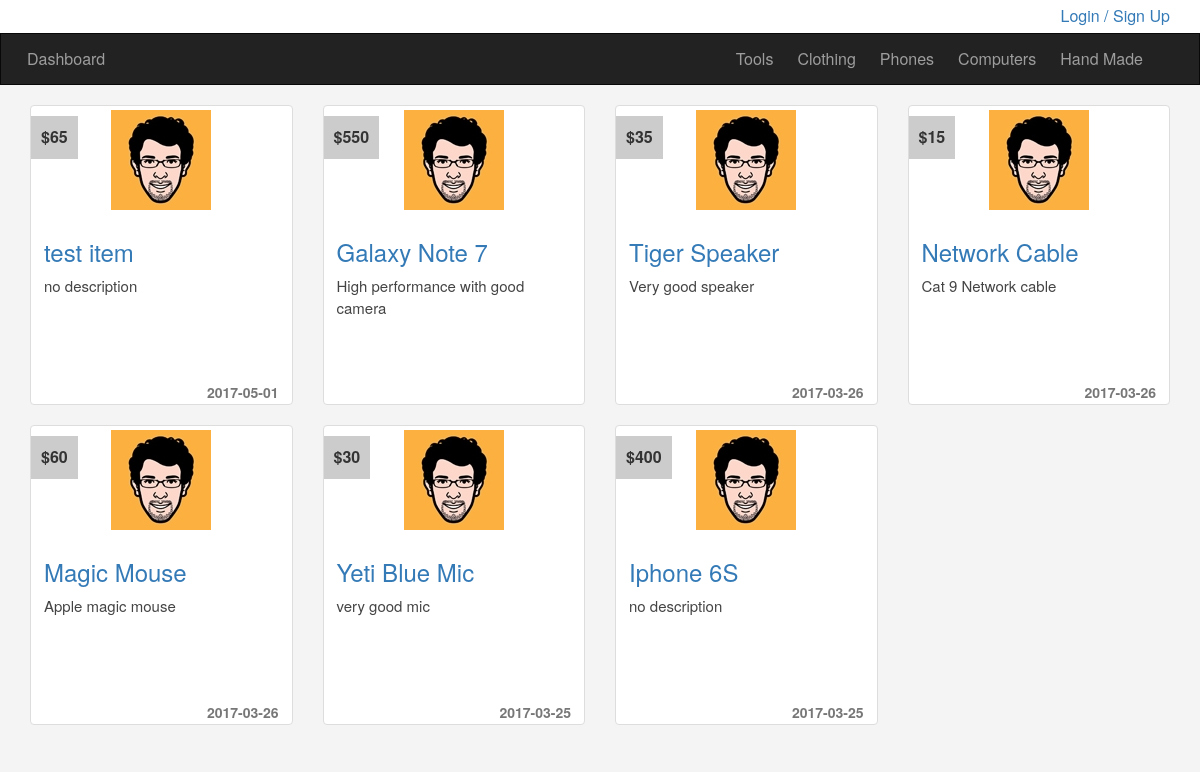
Page /project/index.php on the committed database.
### tables this page shows
CREATE TABLE `categories` (
  `Cat_ID` int(11) NOT NULL,
  `Cat_Name` varchar(255) NOT NULL,
  `Cat_Description` text NOT NULL,
  `Cat_Parent` int(11) NOT NULL,
  `Cat_Ordering` int(11) NOT NULL,
  `Cat_Visibility` tinyint(4) NOT NULL DEFAULT '0',
  `Allow_Comment` tinyint(4) NOT NULL DEFAULT '0',
  `Allow_Ads` tinyint(4) NOT NULL DEFAULT '0'
);

CREATE TABLE `items` (
  `Item_ID` int(11) NOT NULL,
  `Item_Name` varchar(255) NOT NULL,
  `Item_Description` text NOT NULL,
  `Item_Price` smallint(7) NOT NULL,
  `Add_Date` date NOT NULL,
  `Country_Made` varchar(255) NOT NULL,
  `Item_Image` varchar(255) NOT NULL,
  `Item_Status` varchar(255) NOT NULL,
  `Item_Rating` smallint(6) NOT NULL,
  `Item_Approve` tinyint(4) NOT NULL DEFAULT '0',
  `Cat_Id` int(11) NOT NULL,
  `Member_Id` int(11) NOT NULL
);

### project/init.php (called while the page is built, shortened)
<?php
    include 'admin/connect.php';
    $func = 'include/functions/';
    $temp = 'include/template/';
    $css = 'layout/css/';
    include $func . 'functions.php';
    include $temp . 'header.php';
?>

### project/include/functions/functions.php (called while the page is built, shortened)
<?php
function getAllFrom($tableName, $orderBy){
    global $con;
    $getAll = $con->prepare("Select  *  From  $tableName ORDER BY $orderBy DESC");
    $getAll->execute();
    $all = $getAll->fetchAll();
    return $all;
}

### project/index.php (the view, shortened to what this page needs)
<?php
    include 'init.php';
?>
<div class="container">
    <div class="row">
        <?php
            $all_items = getAllFrom('items', 'Item_ID');
            foreach ($all_items as $item){ ?>
                <div class="col-sm-6 col-md-3">
                    <div class="thumbnail item-box">
                        <span class="item-price"><?php echo '$' . $item['Item_Price']; ?></span>
                        <img class="img-responsive" src="layout/images/items/item.jpg" alt=""/>
                        <div class="caption">
                            <h3><a href="items.php?itemId=<?php echo $item['Item_ID'] ?>"><?php echo $item['Item_Name']; ?></a></h3>
                            <p class="description"><?php echo $item['Item_Description']; ?></p>
                            <span class="add-date"><?php echo $item['Add_Date'] ?></span>
                        </div>
                    </div>
                </div>
            <?php   }
        ?>
    </div>
</div>
<?php include $temp . "footer.php"; ?>

### project/include/template/header.php (shortened to what this page needs)
<!DOCTYPE html>
<html>
	<head>
		<link rel="stylesheet" href="<?php echo $css ?>bootstrap.min.css" />
		<link rel="stylesheet" href="<?php echo $css ?>font-awesome.min.css" />
        <link rel="stylesheet" href="<?php echo $css ?>jquery-ui.min.css" />
        <link rel="stylesheet" href="<?php echo $css ?>jquery.selectBoxIt.css" />
		<link rel="stylesheet" href="<?php echo $css ?>user-style.css" />
	</head>
	<body>
        <div class="upper-bar">
            <div class="container">
            <?php
                if(isset($_SESSION['user'])){
            ?>
                <div class="text-center my-info">
                    <img class="my-image img-thumbnail img-circle" src="layout/images/items/item.jpg" alt="">
                    <span><?php echo $_SESSION['user'] ?></span>
                </div>
                <ul class="list-unstyled navbar-right">
                    <li><a href="profile.php"> My Profile</a></li> -
                    <li><a href="newads.php"> New Item</a></li> -
                    <li><a href="profile.php#my-item"> My Items</a></li> -
                    <li><a href="logout.php"> Logout</a></li>
                </ul>
                    <?php
                        $user_status = checkUserStatus($session_user);
                        if($user_status == 1){
                            echo '</br>Your MemberShip need to active!!';
                        }
                    } else{
                ?>
                        <a href="login.php">
                            <span class="pull-right">Login / Sign Up</span>
                        </a>
                <?php
                    }
                ?>
            </div>
        </div>
            <nav class="navbar navbar-inverse">
                <div class="container">
                    <div class="navbar-header">
                        <a class="navbar-brand" href="index.php"> Dashboard </a>
                    </div>
                    <div class="collapse navbar-collapse navbar-right" id="app-nav">
                        <ul class="nav navbar-nav ">
                            <?php
                                foreach (getAllFrom('categories', 'Cat_ID') as $cat){
                                    if($cat['Cat_Parent'] == 0){
                                        echo '<li><a href="categories.php?pageId=' . $cat['Cat_ID'] .'&pageName=' . str_replace(' ', '-', $cat['Cat_Name']) .'">' . $cat['Cat_Name'] . '</a></li>';
                                    }
                                }
                            ?>
                        </ul>
                    </div>
                </div>
            </nav>

### project/include/template/footer.php (shortened to what this page needs)
	</body>
</html>

### project/layout/css/user-style.css (style rules this page uses)
body { background-color: #F4F4F4; font-size: 16px; }
.navbar { border-radius: 0; margin-bottom: 20px; }
.nav > li > a, .navbar-brand { padding: 15px 12px }
.navbar-brand { font-size: 1em; }
.upper-bar { background-color: #FFF; padding:5px }
.item-box { position:relative; overflow: hidden; height:300px; }
.item-box .item-price, .not-approve { position: absolute; top: 10px; left: 0; background-color: #CCC; padding: 10px; font-weight:bold; }
.add-date { float:right; color:#777; font-size: 14px; font-weight:bold; margin-top: 75px; }
.description { font-size: 15px; color: #444; }

### rows in the picture
categories: Cat_Name "Tools"
categories: Cat_Name "Clothing"
categories: Cat_Name "Phones"
categories: Cat_Name "Computers"
categories: Cat_Name "Hand Made"
items: Item_Price "65", Item_Name "test item", Item_Description "no description", Add_Date "2017-05-01"
items: Item_Price "550", Item_Name "Galaxy Note 7", Item_Description "High performance with good camera"
items: Item_Price "35", Item_Name "Tiger Speaker", Item_Description "Very good speaker", Add_Date "2017-03-26"
items: Item_Price "15", Item_Name "Network Cable", Item_Description "Cat 9 Network cable", Add_Date "2017-03-26"
items: Item_Price "60", Item_Name "Magic Mouse", Item_Description "Apple magic mouse", Add_Date "2017-03-26"
items: Item_Price "30", Item_Name "Yeti Blue Mic", Item_Description "very good mic", Add_Date "2017-03-25"
items: Item_Price "400", Item_Name "Iphone 6S", Item_Description "no description", Add_Date "2017-03-25"
